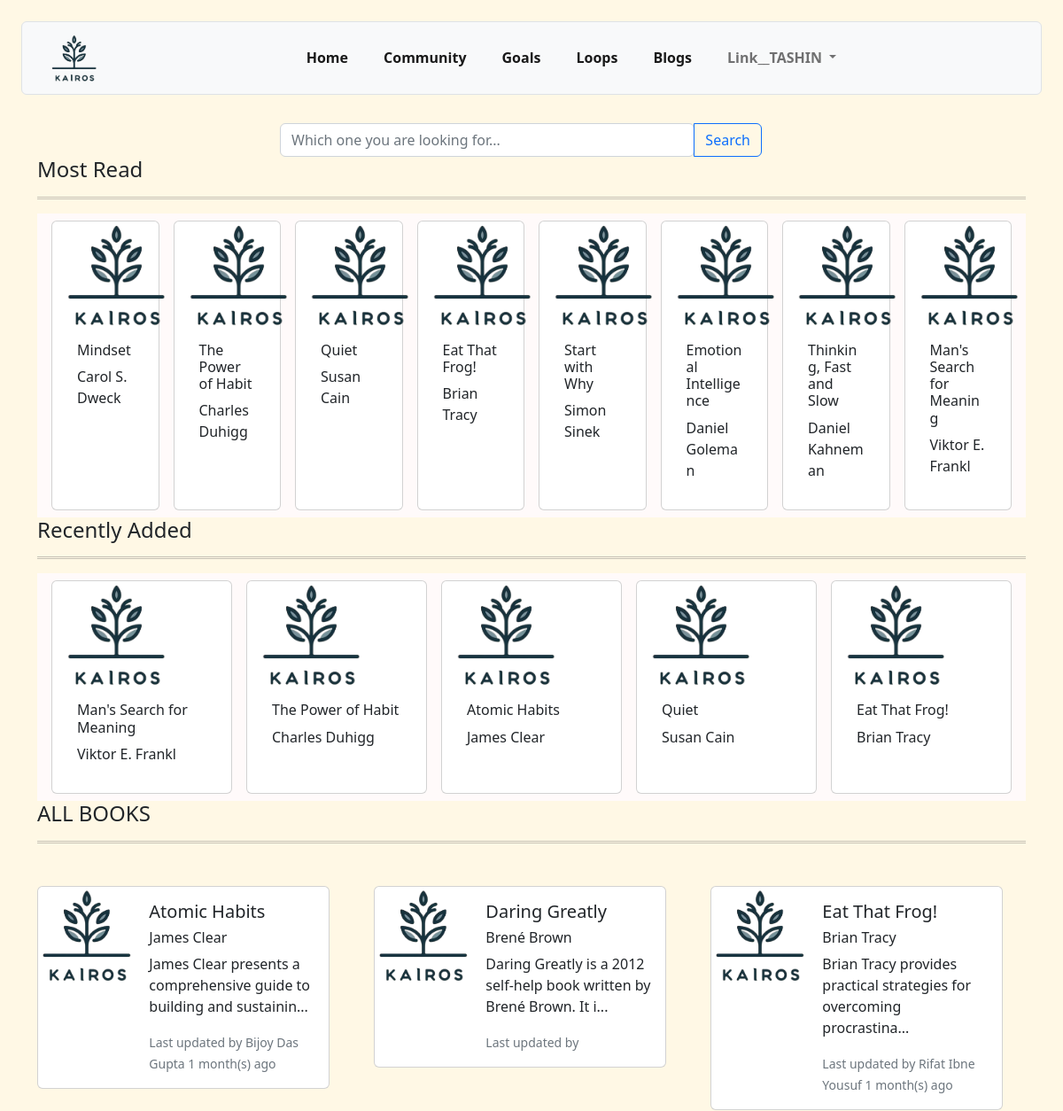
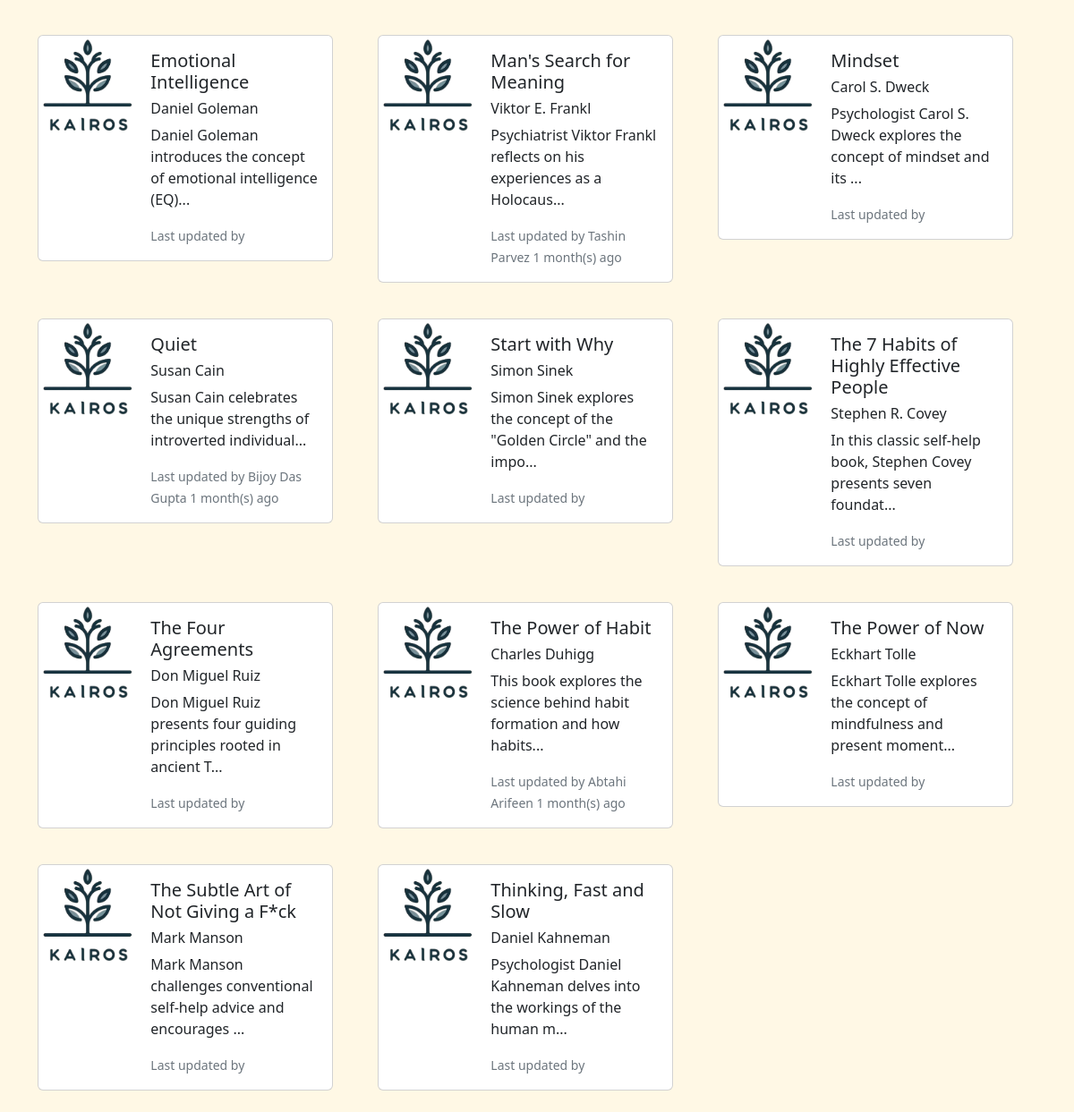
/Life-Library/lifelibrary.php, run on the app's committed database (2 pictures, top to bottom).
### tables this page shows
CREATE TABLE `life_library` (
  `bookName` varchar(100) NOT NULL,
  `authorName` varchar(100) NOT NULL,
  `details` varchar(500) DEFAULT NULL,
  `clicked` int(11) NOT NULL,
  `fileName` varchar(200) NOT NULL,
  `bookNo` int(11) NOT NULL
);

### Life-Library/lifelibrary.php (the view, shortened to what this page needs)
<?php
include('../Dashboard/connect_db.php');
$sql = "SELECT bookName, authorName
        FROM life_library
        ORDER BY clicked DESC
        Limit 8";
$resultantLabel =  mysqli_query($conn, $sql);
$mostRead = mysqli_fetch_all($resultantLabel);
$sql = "SELECT life_library.bookName, life_library.authorName
        FROM notes AS t
        INNER JOIN (
                    SELECT title, MAX(created_at) AS latest_created_at
                    FROM notes
                    WHERE public = 1
                    GROUP BY title
                    ) AS latest
        ON t.title = latest.title AND t.created_at = latest.latest_created_at
        INNER JOIN
        life_library
        ON t.title = life_library.bookName
        ORDER BY created_at DESC
        LIMIT 8";
$result =  mysqli_query($conn, $sql);
$recentlyAdded = mysqli_fetch_all($result);
$sql = "SELECT lf.bookName, lf.authorName, CONCAT(LEFT(lf.details, 68), '...') AS 'lf.details',
        CASE
                WHEN lastName IS NULL THEN firstName
                ELSE CONCAT(firstName, ' ', lastName)
        END AS fullName,
        CASE
                WHEN TIMESTAMPDIFF(YEAR, ntb.created_at, NOW()) >= 1  THEN CONCAT(TIMESTAMPDIFF(YEAR, created_at, NOW()), ' year(s) ago')
                WHEN TIMESTAMPDIFF(MONTH, ntb.created_at, NOW()) >= 1 THEN CONCAT(TIMESTAMPDIFF(MONTH, created_at, NOW()), ' month(s) ago')
                WHEN TIMESTAMPDIFF(DAY, ntb.created_at, NOW()) >= 1   THEN CONCAT(TIMESTAMPDIFF(DAY, created_at, NOW()), ' day(s) ago')
                WHEN TIMESTAMPDIFF(HOUR, ntb.created_at, NOW()) >= 1  THEN CONCAT(TIMESTAMPDIFF(HOUR, created_at, NOW()), ' hour(s) ago')
                ELSE CONCAT(TIMESTAMPDIFF(MINUTE, ntb.created_at, NOW()), ' minute(s) ago')
        END AS time_ago
        FROM life_library AS lf
        LEFT JOIN
        (
            SELECT n.title, ui.firstName , ui.lastName, n.created_at
            FROM (
                    SELECT t.*
                    FROM notes AS t
                    INNER JOIN (
                                SELECT title, MAX(created_at) AS latest_created_at
                                FROM notes
                                WHERE public = 1
                                GROUP BY title
                            ) AS latest
                    ON t.title = latest.title AND t.created_at = latest.latest_created_at
            ) as n
            INNER JOIN
            user_info as ui
            ON n.userHandle = ui.userHandle
            ORDER BY n.created_at
        ) AS ntb
        ON bookName =  ntb.title
        ORDER BY lf.bookName, ntb.created_at DESC";
$result =  mysqli_query($conn, $sql);
$ABCDRead = mysqli_fetch_all($result);
?>
<!DOCTYPE html>
<html lang="en">
<head>
    <link rel="stylesheet" href="editProfile.php">
    <link rel="stylesheet" href="../Dashboard/style.css">
    <link rel="stylesheet" href="library.css">
    <link href="https://cdn.jsdelivr.net/npm/bootstrap@5.2.3/dist/css/bootstrap.min.css" rel="stylesheet">
</head>
<body>
    <?php include('/Kairos/Dashboard/navbar.php'); ?>
    <div class="container-fluid">
        <div class="row m-0">
            <div class="row justify-content-center mt-3" style="overflow-x: hidden;">
                <div class="col-lg-6">
                    <div class="input-group">
                        <input type="search" class="form-control rounded" placeholder="Which one you are looking for..." aria-label="Search" aria-describedby="search-addon" />
                        <button type="button" class="btn btn-outline-primary" data-mdb-ripple-init>Search</button>
                    </div>
                </div>
            </div>
        </div>
    </div>
    <div class="container">
        <H4>Most Read</H4>
        <hr class="double">
        <div class="container" style="background: snow;">
            <div class="row mt-1 p-2">
                <?php
                foreach ($mostRead as $read) { ?>
                    <div class="col card ms-2 me-2 "><img src="../Images/logo2.png">
                        <div class="card-body">
                            <div class="layer">
                                <h6> <?php echo htmlspecialchars($read[0]); ?></h6>
                                <p> <?php echo htmlspecialchars($read[1]); ?> </p>
                            </div>
                        </div>
                    </div>
                <?php } ?>
            </div>
        </div>
    </div>
    <div class="container">
        <H4>Recently Added</H4>
        <hr class="double">
        <div class="container" style="background: snow;">
            <div class="row mt-1 p-2">
                <?php
                foreach ($recentlyAdded as $read) { ?>
                    <div class="col card ms-2 me-2 "><img src="../Images/logo2.png">
                        <div class="card-body">
                            <div class="layer">
                                <h6> <?php echo htmlspecialchars($read[0]); ?></h6>
                                <p> <?php echo htmlspecialchars($read[1]); ?> </p>
                            </div>
                        </div>
                    </div>
                <?php } ?>
            </div>
        </div>
    </div>
    <div class="container">
        <H4>ALL BOOKS</H4>
        <hr class="double">
        <div class="row row-cols-1 row-cols-md-3 g-4 mt-4">
            <?php
            foreach ($ABCDRead as $book) { ?>
                <div class="col">
                    <div class="card mb-3" style="max-width: 540px;">
                        <div class="row g-0">
                            <div class="col-md-4">
                                <img src="../Images/logo2.png" class="img-fluid rounded-start" alt="...">
                            </div>
                            <div class="col-md-8">
                                <div class="card-body">
                                    <h5 class="card-title">
                                        <?php echo htmlspecialchars($book[0]); ?>
                                    </h5>
                                    <h6>
                                        <?php echo htmlspecialchars($book[1]); ?>
                                    </h6>
                                    <p class="card-text">
                                        <?php echo htmlspecialchars($book[2]); ?>
                                    </p>
                                    <p class="card-text"><small class="text-muted">Last updated by
                                            <?php echo htmlspecialchars($book[3]); ?>
                                            <?php echo htmlspecialchars($book[4]); ?>
                                        </small></p>
                                </div>
                            </div>
                        </div>
                    </div>
                </div>
            <?php } ?>
        </div>
    </div>
</body>
</html>

### Dashboard/style.css (style rules this page uses)
* { margin: 0; padding: 0; }

### Life-Library/library.css (style rules this page uses)
.col img { width: 15vh; }
hr.double { border-top: 3px double; border-bottom: none; }

### Admin-Panel/style.css (style rules this page uses)
.card { display: inline-block; width: 330px; margin-right: 10px; vertical-align: top; }

### data on the page
life_library: bookName "Mindset", authorName "Carol S. Dweck", book "Psychologist Carol S. Dweck explores the concept of mindset and its ..."
life_library: bookName "The Power of Habit", authorName "Charles Duhigg", book "This book explores the science behind habit formation and how habits...", book "Abtahi Arifeen", book "1 month(s) ago"
life_library: bookName "Quiet", authorName "Susan Cain", book "Susan Cain celebrates the unique strengths of introverted individual...", book "Bijoy Das Gupta", book "1 month(s) ago"
life_library: bookName "Eat That Frog!", authorName "Brian Tracy", book "Brian Tracy provides practical strategies for overcoming procrastina...", book "Rifat Ibne Yousuf", book "1 month(s) ago"
life_library: bookName "Start with Why", authorName "Simon Sinek", book "Simon Sinek explores the concept of the \"Golden Circle\" and the impo..."
life_library: bookName "Emotional Intelligence", authorName "Daniel Goleman", book "Daniel Goleman introduces the concept of emotional intelligence (EQ)..."
life_library: bookName "Thinking, Fast and Slow", authorName "Daniel Kahneman", book "Psychologist Daniel Kahneman delves into the workings of the human m..."
life_library: bookName "Man's Search for Meaning", authorName "Viktor E. Frankl", book "Psychiatrist Viktor Frankl reflects on his experiences as a Holocaus...", book "Tashin Parvez", book "1 month(s) ago"
life_library: bookName "Atomic Habits", authorName "James Clear", book "James Clear presents a comprehensive guide to building and sustainin...", book "Bijoy Das Gupta", book "1 month(s) ago"
life_library: bookName "Daring Greatly", authorName "Brené Brown", book "Daring Greatly is a 2012 self-help book written by Brené Brown. It i..."
life_library: bookName "The 7 Habits of Highly Effective People", authorName "Stephen R. Covey", book "In this classic self-help book, Stephen Covey presents seven foundat..."
life_library: bookName "The Four Agreements", authorName "Don Miguel Ruiz", book "Don Miguel Ruiz presents four guiding principles rooted in ancient T..."
life_library: bookName "The Power of Now", authorName "Eckhart Tolle", book "Eckhart Tolle explores the concept of mindfulness and present moment..."
life_library: bookName "The Subtle Art of Not Giving a F*ck", authorName "Mark Manson", book "Mark Manson challenges conventional self-help advice and encourages ..."
